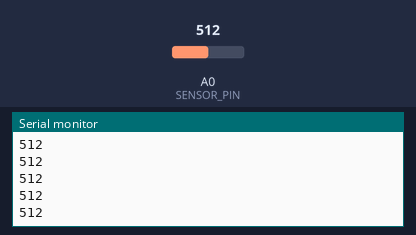
The sketch below on a simulated Arduino Uno, built with avr-gcc and run on an emulated ATmega328P. Shown: the last lines printed to the serial monitor. Inputs (shaded band) come from the test bench; at power-on: A0 (SENSOR_PIN) = 512.

Above: at 1.2 s.
1.3 s: A0 (SENSOR_PIN) set to 716
At 2.3 s:
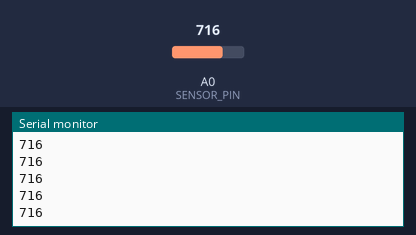
2.8 s: A0 (SENSOR_PIN) set to 900
At 3.5 s:
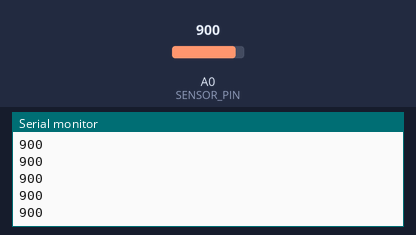
Timing chart, 0 to 5.8 s (numbered marks = the images above; inputs shaded):
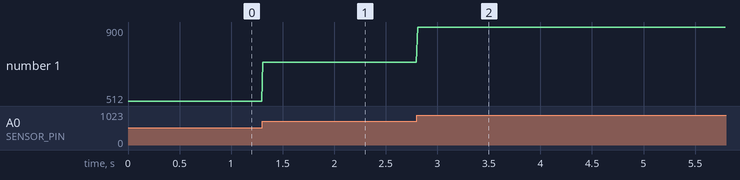

Measured:
- after the input at 1.3 s, the serial monitor: prints a new line at once (image 1)
- after the input at 2.8 s, the serial monitor: prints a new line at once (image 2)
- plotted number 1: 512 → 716 after the input at 1.3 s, 716 → 900 after the input at 2.8 s

The sketch:

sketch_nov09a.ino
```cpp
#define SENSOR_PIN A0

void setup(){
  // put your setup code here, to run once:
    Serial.begin(115200);
  }
void loop(){
    // Put your main code here, to run repeatedly
    Serial.println(analogRead(A0));
    delay(10);
  }
```
